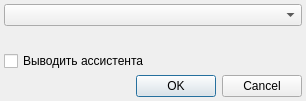
<?xml version="1.0" encoding="UTF-8"?>
<ui version="4.0">
 <class>InsurerFilterDialog</class>
 <widget class="QDialog" name="InsurerFilterDialog">
  <property name="geometry">
   <rect>
    <x>0</x>
    <y>0</y>
    <width>306</width>
    <height>101</height>
   </rect>
  </property>
  <property name="windowTitle">
   <string>Выбор СМО</string>
  </property>
  <layout class="QGridLayout" name="gridLayout">
   <property name="margin">
    <number>4</number>
   </property>
   <property name="spacing">
    <number>4</number>
   </property>
   <item row="1" column="0">
    <spacer name="verticalSpacer">
     <property name="orientation">
      <enum>Qt::Vertical</enum>
     </property>
     <property name="sizeHint" stdset="0">
      <size>
       <width>20</width>
       <height>212</height>
      </size>
     </property>
    </spacer>
   </item>
   <item row="0" column="0">
    <widget class="CInsurerComboBox" name="cmbInsurerFilterDialog"/>
   </item>
   <item row="2" column="0">
    <widget class="QCheckBox" name="chkAssistent">
     <property name="text">
      <string>Выводить ассистента</string>
     </property>
    </widget>
   </item>
   <item row="3" column="0">
    <widget class="QDialogButtonBox" name="bbxInsurerFilerDialog">
     <property name="orientation">
      <enum>Qt::Horizontal</enum>
     </property>
     <property name="standardButtons">
      <set>QDialogButtonBox::Cancel|QDialogButtonBox::Ok</set>
     </property>
    </widget>
   </item>
  </layout>
 </widget>
 <customwidgets>
  <customwidget>
   <class>CInsurerComboBox</class>
   <extends>QComboBox</extends>
   <header>Orgs/OrgComboBox.h</header>
  </customwidget>
 </customwidgets>
 <resources/>
 <connections>
  <connection>
   <sender>bbxInsurerFilerDialog</sender>
   <signal>accepted()</signal>
   <receiver>InsurerFilterDialog</receiver>
   <slot>accept()</slot>
   <hints>
    <hint type="sourcelabel">
     <x>248</x>
     <y>254</y>
    </hint>
    <hint type="destinationlabel">
     <x>157</x>
     <y>274</y>
    </hint>
   </hints>
  </connection>
  <connection>
   <sender>bbxInsurerFilerDialog</sender>
   <signal>rejected()</signal>
   <receiver>InsurerFilterDialog</receiver>
   <slot>reject()</slot>
   <hints>
    <hint type="sourcelabel">
     <x>316</x>
     <y>260</y>
    </hint>
    <hint type="destinationlabel">
     <x>286</x>
     <y>274</y>
    </hint>
   </hints>
  </connection>
 </connections>
</ui>
